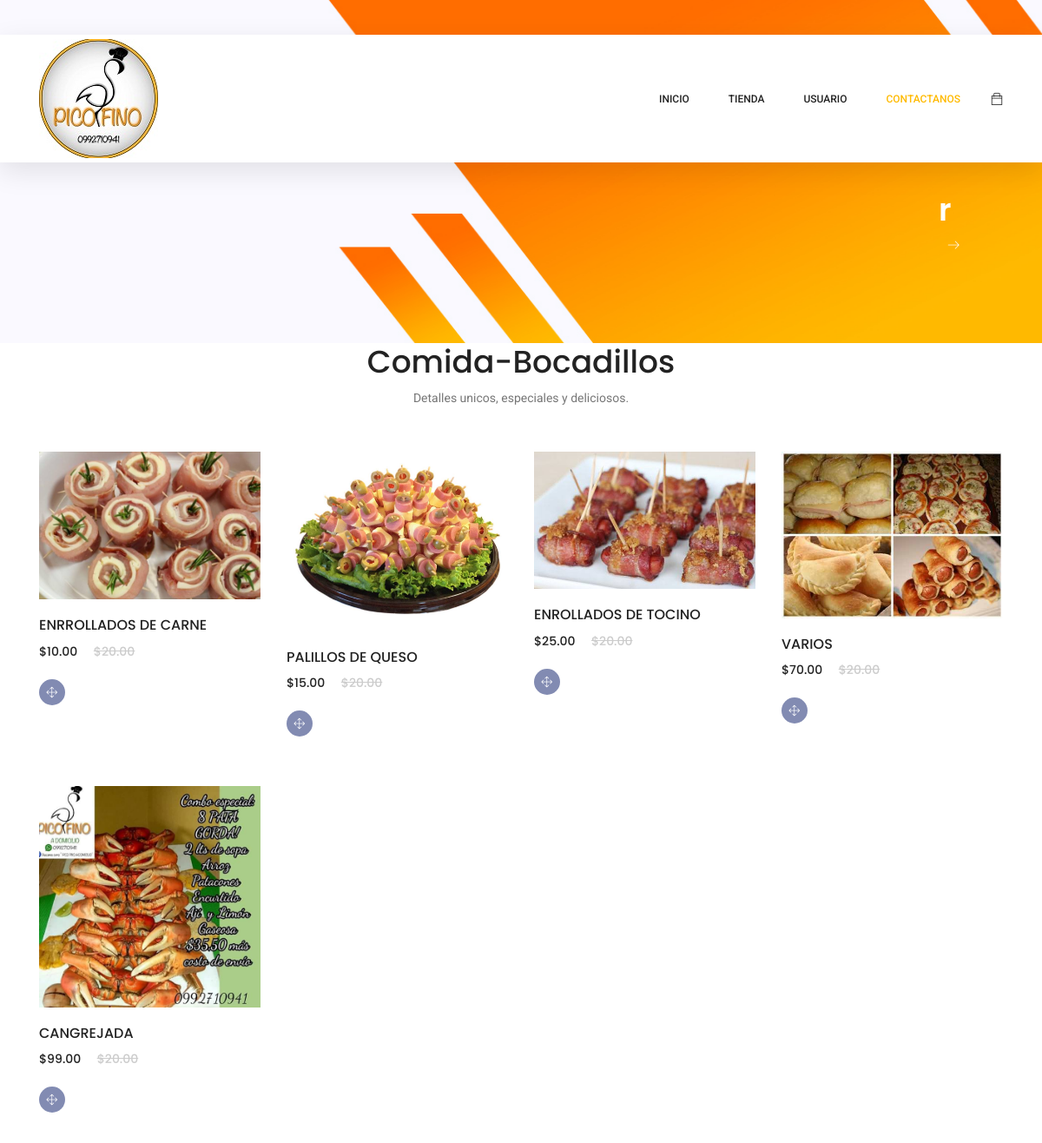
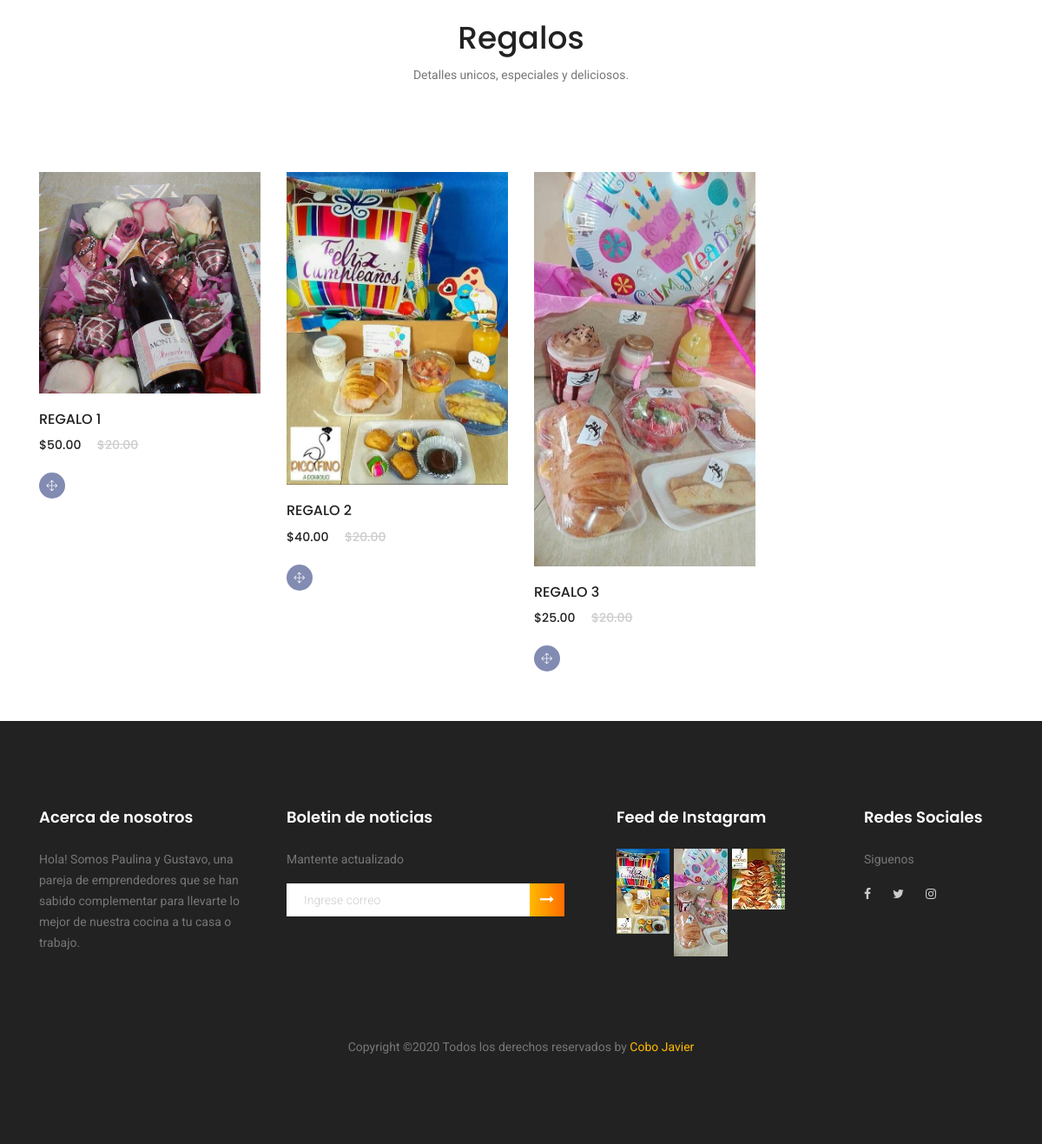
Screenshot of /categoria.php with the database file from the repository (2 pictures, top to bottom).
### tables this page shows
CREATE TABLE `categoria` (
  `CODCATEG` varchar(5) NOT NULL,
  `NOMBRECATEG` varchar(100) NOT NULL
);

CREATE TABLE `producto` (
  `CODPROD` varchar(5) NOT NULL,
  `NOMBREPROD` varchar(100) NOT NULL,
  `PRECIO` decimal(2,0) NOT NULL,
  `STOCK` int(10) NOT NULL,
  `CODCATEG` varchar(5) NOT NULL,
  `img` varchar(100) NOT NULL
);

### categoria.php (the view, shortened to what this page needs)
<!DOCTYPE html>
<html lang="zxx" class="no-js">
<head>
	 <link rel="stylesheet" href="css/linearicons.css">
	<link rel="stylesheet" href="css/owl.carousel.css">
	<link rel="stylesheet" href="css/themify-icons.css">
	<link rel="stylesheet" href="css/font-awesome.min.css">
	<link rel="stylesheet" href="css/nice-select.css">
	<link rel="stylesheet" href="css/nouislider.min.css">
	<link rel="stylesheet" href="css/bootstrap.css">
	<link rel="stylesheet" href="css/main.css">
</head>
<body>
	<header class="header_area sticky-header">
		<div class="main_menu">
			<nav class="navbar navbar-expand-lg navbar-light main_box">
				<div class="container">
					<a class="navbar-brand logo_h" href="index.php"><img src="img/logo2.jpg" alt=""></a>
					<div class="collapse navbar-collapse offset" id="navbarSupportedContent">
						<ul class="nav navbar-nav menu_nav ml-auto">
							<li class="nav-item"><a class="nav-link" href="index.php">Inicio</a></li>
							<li class="nav-item submenu dropdown">
								<a href="#" class="nav-link dropdown-toggle" data-toggle="dropdown" role="button" aria-haspopup="true"
								 aria-expanded="false">Tienda</a>
							</li>
							<li class="nav-item submenu dropdown">
								<a href="#" class="nav-link dropdown-toggle" data-toggle="dropdown" role="button" aria-haspopup="true"
								 aria-expanded="false">Usuario</a>
							</li>
							<li class="nav-item active"><a class="nav-link" href="contacto.php">Contactanos</a></li>
						</ul>
						<ul class="nav navbar-nav navbar-right">
							<li class="nav-item"><a href="carrito.php" class="cart"><span class="ti-bag"></span></a></li>
						</ul>
					</div>
				</div>
			</nav>
		</div>
	</header>
	<section class="banner-area organic-breadcrumb">
		<div class="container">
			<div class="breadcrumb-banner d-flex flex-wrap align-items-center justify-content-end">
				<div class="col-first">
					<h1>r</h1>
					<nav class="d-flex align-items-center">
						<a href="index.php"><span class="lnr lnr-arrow-right"></span></a>
					</nav>
				</div>
			</div>
		</div>
	</section>
<?php
include "php/conexion.php";
$s= "select NOMBRECATEG from categoria;";
$s1= "select * from producto where codcateg='2';";
$s2= "select * from producto where codcateg='1';";
$query = $con->query($s);
$query1 = $con->query($s1);
$query2 = $con->query($s2);
	for ($i=0; $i <= ($query->num_rows)  ; $i++) {
		while ($r=$query->fetch_array()) {
			?>
<div class="single-product-slider">
			<div class="container">
				<div class="row justify-content-center">
					<div class="col-lg-6 text-center">
						<div class="section-title">
							<h1><?php print $r[0];?></h1>
							<p>Detalles unicos, especiales y deliciosos.</p>
						</div>
					</div>
				</div>
				<div class="row">
			<?php
			while ($t=$query1->fetch_array()) {
			?>
					<div class="col-lg-3 col-md-6">
						<div class="single-product">
							<img class="img-fluid" src="<?php print $t[5];?>" alt="">
							<div class="product-details">
								<h6><?php print $t[1];?> </h6>
								<div class="price">
									<h6><?php print "$"."$t[2]".".00";?></h6>
									<h6 class="l-through">$20.00</h6>
								</div>
								<div class="prd-bottom">
									<a href="productos.php?var1=<?php print $t[0];?>&var2=<?php print $t[5];?>" class="social-info">
										<span class="lnr lnr-move"></span>
									</a>
								</div>
							</div>
						</div>
					</div>
				<?php
			}
			?>
		</div>
			</div>
		</div>
<?php
			break;
		}
		?>
<?php
	}
?>
<div class="single-product-slider">
			<div class="container">
				<div class="row justify-content-center">
					<div class="col-lg-6 text-center">
					</div>
				</div>
				<div class="row">
				<?php
			while ($t=$query2->fetch_array()) {
			?>
					<div class="col-lg-3 col-md-6">
						<div class="single-product">
							<img class="img-fluid" src="<?php print $t[5];?>" alt="">
							<div class="product-details">
								<h6><?php print $t[1];?> </h6>
								<div class="price">
									<h6><?php print "$"."$t[2]".".00";?></h6>
									<h6 class="l-through">$20.00</h6>
								</div>
								<div class="prd-bottom">
									<a href="productos.php?var1=<?php print $t[0];?>&var2=<?php print $t[5];?>" class="social-info">
										<span class="lnr lnr-move"></span>
									</a>
								</div>
							</div>
						</div>
					</div>
				<?php
			}
			?>
				</div>
			</div>
		</div>
		<footer class="footer-area section_gap">
			<div class="container">
				<div class="row">
					<div class="col-lg-3  col-md-6 col-sm-6">
						<div class="single-footer-widget">
							<h6>Acerca de nosotros</h6>
							<p>
								Hola! Somos Paulina y Gustavo, una pareja de emprendedores que se han sabido complementar para llevarte lo mejor de nuestra cocina a tu casa o trabajo.
							</p>
						</div>
					</div>
					<div class="col-lg-4  col-md-6 col-sm-6">
						<div class="single-footer-widget">
							<h6>Boletin de noticias</h6>
							<p>Mantente actualizado</p>
							<div class="" id="mc_embed_signup">
								<form target="_blank" novalidate="true" action="https://spondonit.us12.list-manage.com/subscribe/post?u=1462626880ade1ac87bd9c93a&amp;id=92a4423d01"
								 method="get" class="form-inline">
									<div class="d-flex flex-row">
										<input class="form-control" name="EMAIL" placeholder="Ingrese correo" onfocus="this.placeholder = ''" onblur="this.placeholder = 'Ingrese correo '"
										 required="" type="email">
										<button class="click-btn btn btn-default"><i class="fa fa-long-arrow-right" aria-hidden="true"></i></button>
									</div>
								</form>
							</div>
						</div>
					</div>
					<div class="col-lg-3  col-md-6 col-sm-6">
						<div class="single-footer-widget mail-chimp">
							<h6 class="mb-20">Feed de Instagram</h6>
							<ul class="instafeed d-flex flex-wrap">
								<li><img src="img/ins1.jpg" alt=""></li>
								<li><img src="img/ins2.jpg" alt=""></li>
								<li><img src="img/ins3.jpg" alt=""></li>
							</ul>
						</div>
					</div>
					<div class="col-lg-2 col-md-6 col-sm-6">
						<div class="single-footer-widget">
							<h6>Redes Sociales</h6>
							<p>Siguenos</p>
							<div class="footer-social d-flex align-items-center">
								<a href="https://www.facebook.com/picofinodomicilio/"><i class="fa fa-facebook"></i></a>
								<a href="https://twitter.com"><i class="fa fa-twitter"></i></a>
								<a href="https://instagram.com"><i class="fa fa-instagram"></i></a>
							</div>
						</div>
					</div>
				</div>
				<div class="footer-bottom d-flex justify-content-center align-items-center flex-wrap">
					<p class="footer-text m-0">
	Copyright &copy;<script>document.write(new Date().getFullYear());</script> Todos los derechos reservados by <a href="https://linkedin.com/in/Javier-Cobo96" target="_blank">Cobo Javier</a>
				</div>
			</div>
		</footer>
</body>
</html>

### rows the page displays
categoria: NOMBRECATEG "Comida-Bocadillos"
producto: img (picture), NOMBREPROD "ENRROLLADOS DE CARNE", PRECIO "10"
producto: img (picture), NOMBREPROD "PALILLOS DE QUESO", PRECIO "15"
producto: img (picture), NOMBREPROD "ENROLLADOS DE TOCINO", PRECIO "25"
producto: img (picture), NOMBREPROD "VARIOS", PRECIO "70"
producto: img (picture), NOMBREPROD "CANGREJADA", PRECIO "99"
categoria: NOMBRECATEG "Regalos"
producto: img (picture), NOMBREPROD "REGALO 1", PRECIO "50"
producto: img (picture), NOMBREPROD "REGALO 2", PRECIO "40"
producto: img (picture), NOMBREPROD "REGALO 3", PRECIO "25"
